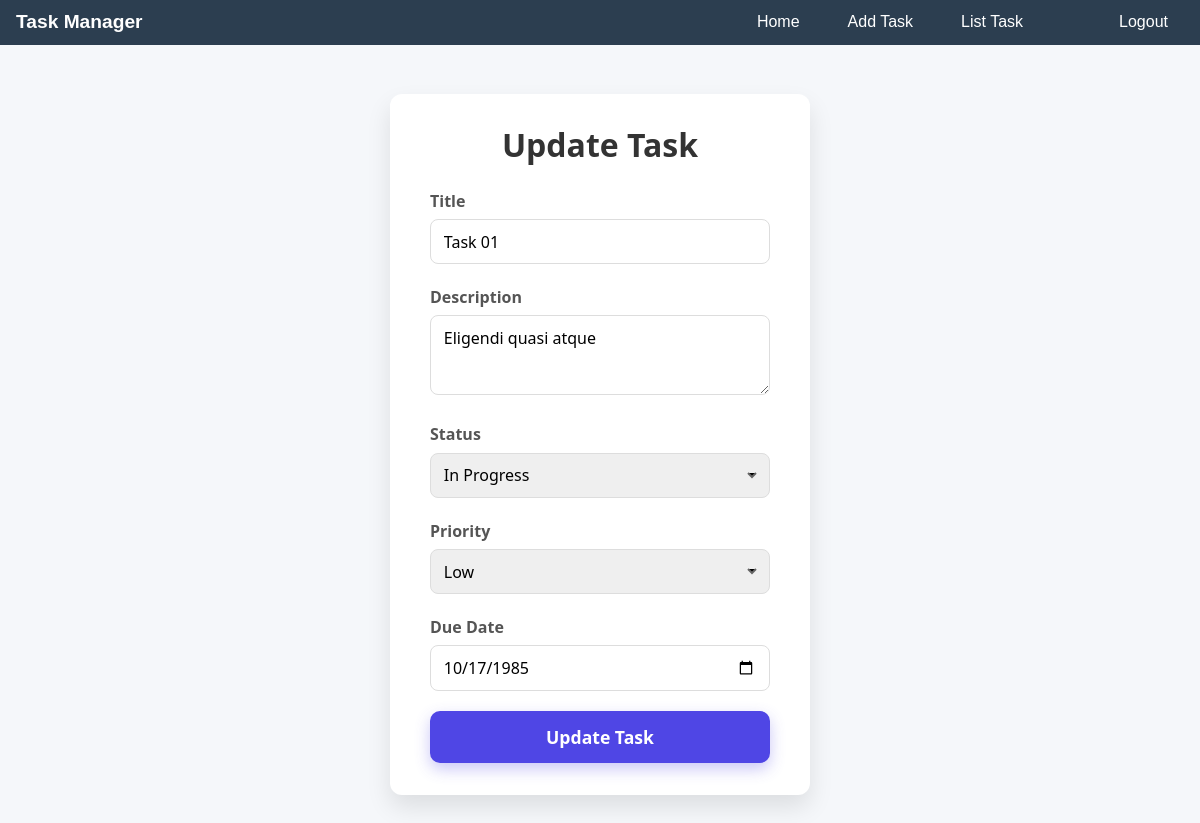
The page /updateTask/11/ (signed in) on the database as committed earlier.
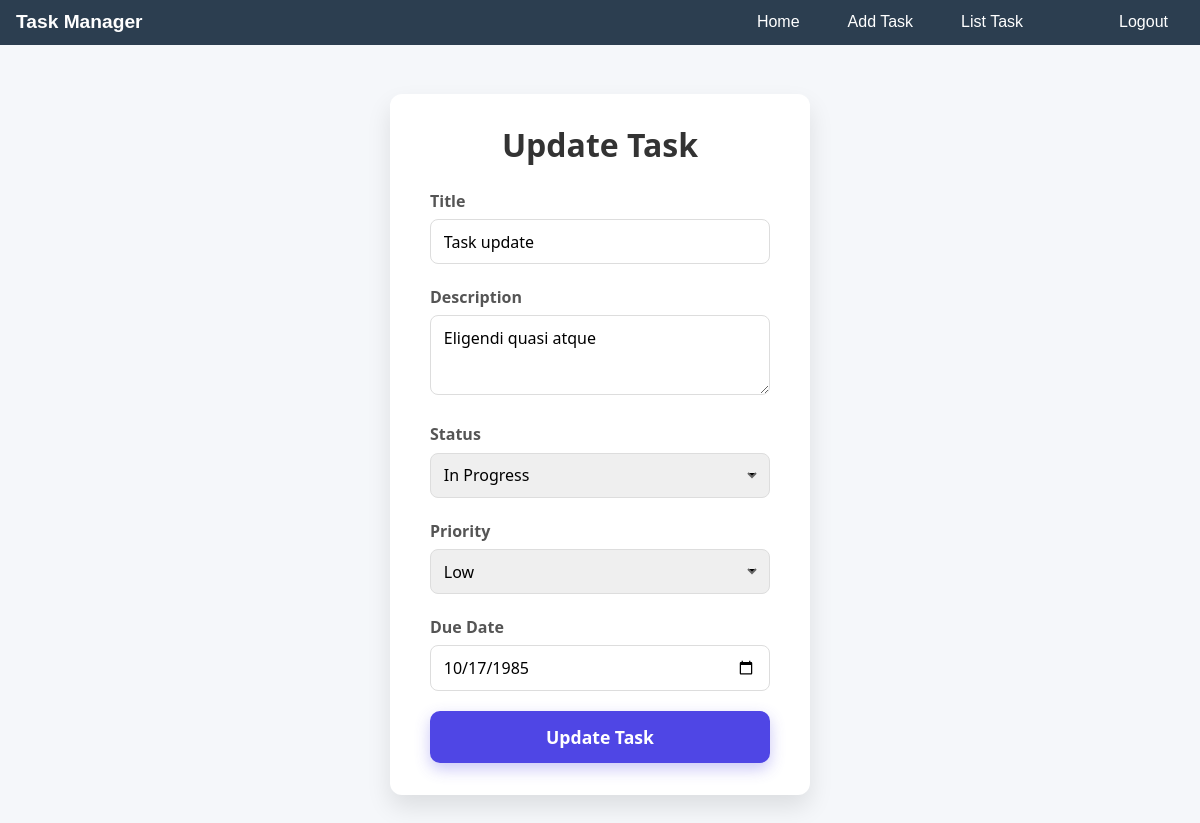
The same page on the database as committed later.
### taskManagerApp/models.py (models this page shows)
class TaskModel(models.Model):
    user = models.ForeignKey(CustomUserModel,on_delete=models.CASCADE,  null=True)
    TaskTitle = models.CharField(max_length=200, null=True)
    TaskDescription = models.TextField(max_length=200, null=True)
    TaskPriority = models.CharField(max_length=50, null=True)
    TaskStatus = models.CharField(max_length=50, null=True)
    TaskDueDate = models.DateField(null=True)
    create_at = models.DateTimeField(auto_now_add=True, null=True)

### taskManagerApp/views.py (the view, shortened to what this page needs)
# urls.py: path('updateTask/<str:id>/',updateTask, name='updateTask'),
@login_required
def updateTask(request, id):
    taskupdate = TaskModel.objects.get(id=id)
    return render(request, 'update_task.html', {'taskupdate': taskupdate})

### taskManagerApp/templates/update_task.html (shortened to what this page needs)
{% extends 'master.html' %}
{% block body %}
<div class="body">
  <form action="" method="POST">
    <h2>Update Task</h2>
    <label for="todoTitle">Title</label>
    <input type="text" id="todoTitle" name="todoTitle" value="{{ taskupdate.TaskTitle }}" placeholder="Enter title" required />
    <label for="todoDescription">Description</label>
    <textarea id="todoDescription" name="todoDescription" placeholder="Enter description" required>{{ taskupdate.TaskDescription }}</textarea>
    <label for="todoStatus">Status</label>
    <select id="todoStatus" name="todoStatus" required>
      <option value="inProgress" {% if taskupdate.TaskStatus == "inProgress" %}selected{% endif %}>In Progress</option>
    </select>
    <label for="todoPriority">Priority</label>
    <select id="todoPriority" name="todoPriority" required>
      <option value="low" {% if taskupdate.TaskPriority == "low" %}selected{% endif %}>Low</option>
    </select>
    <label for="todoDueDate">Due Date</label>
    <input type="date" id="todoDueDate" name="todoDueDate" value="{{ taskupdate.TaskDueDate|date:'Y-m-d' }}" required />
    <button type="submit">Update Task</button>
  </form>
</div>
{% endblock body %}

Rows that differ between the two databases and show on the page:
changed TaskModel "Eligendi quasi atque": todoTitle "Task 01" → "Task update"
